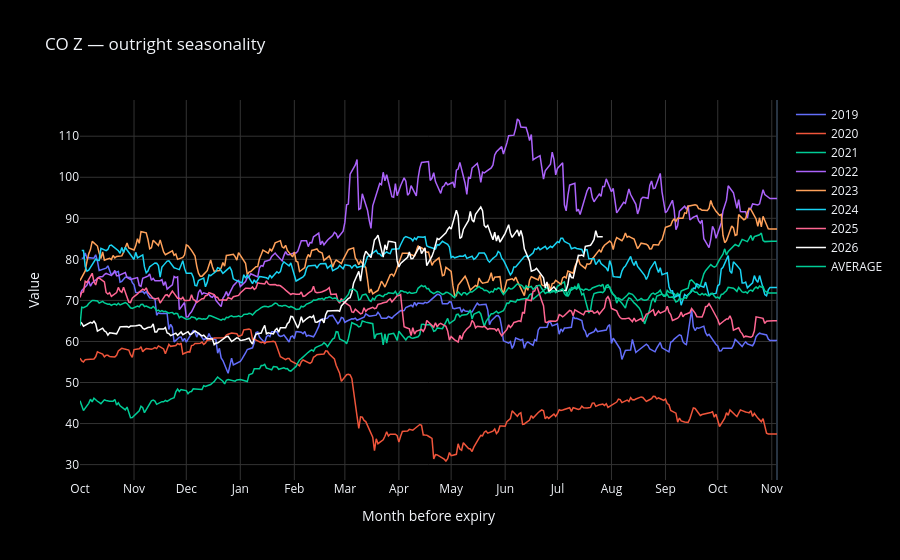

The notebook cell saved with this chart:
### Code cell
result = sznlty.outright_seasonality("CO", "Z", start_year=2019, end_year=2026, window_days=400)
plotter.plot_seasonality(result, title="CO Z — outright seasonality")

### Figure 1 — Plotly figure (JSON) as saved in the notebook; plotly's stock layout.template omitted (floating-point values rounded to 4 significant figures; data arrays with more than 128 entries replaced by an {"elided": "..."} marker saying what was removed)
{"data": [{"customdata": {"elided": "400 str values"}, "hovertemplate": "2019<br>Date: %{customdata}<br>Value: %{y:.2f}<extra></extra>", "line": {"color": "#636EFA", "width": 1.5}, "mode": "lines", "name": "2019", "type": "scatter", "x": {"elided": "400 int values"}, "y": {"elided": "400 float values"}}, {"customdata": {"elided": "401 str values"}, "hovertemplate": "2020<br>Date: %{customdata}<br>Value: %{y:.2f}<extra></extra>", "line": {"color": "#EF553B", "width": 1.5}, "mode": "lines", "name": "2020", "type": "scatter", "x": {"elided": "401 int values"}, "y": {"elided": "401 float values"}}, {"customdata": {"elided": "401 str values"}, "hovertemplate": "2021<br>Date: %{customdata}<br>Value: %{y:.2f}<extra></extra>", "line": {"color": "#00CC96", "width": 1.5}, "mode": "lines", "name": "2021", "type": "scatter", "x": {"elided": "401 int values"}, "y": {"elided": "401 float values"}}, {"customdata": {"elided": "401 str values"}, "hovertemplate": "2022<br>Date: %{customdata}<br>Value: %{y:.2f}<extra></extra>", "line": {"color": "#AB63FA", "width": 1.5}, "mode": "lines", "name": "2022", "type": "scatter", "x": {"elided": "401 int values"}, "y": {"elided": "401 float values"}}, {"customdata": {"elided": "401 str values"}, "hovertemplate": "2023<br>Date: %{customdata}<br>Value: %{y:.2f}<extra></extra>", "line": {"color": "#FFA15A", "width": 1.5}, "mode": "lines", "name": "2023", "type": "scatter", "x": {"elided": "401 int values"}, "y": {"elided": "401 float values"}}, {"customdata": {"elided": "400 str values"}, "hovertemplate": "2024<br>Date: %{customdata}<br>Value: %{y:.2f}<extra></extra>", "line": {"color": "#19D3F3", "width": 1.5}, "mode": "lines", "name": "2024", "type": "scatter", "x": {"elided": "400 int values"}, "y": {"elided": "400 float values"}}, {"customdata": {"elided": "401 str values"}, "hovertemplate": "2025<br>Date: %{customdata}<br>Value: %{y:.2f}<extra></extra>", "line": {"color": "#FF6692", "width": 1.5}, "mode": "lines", "name": "2025", "type": "scatter", "x": {"elided": "401 int values"}, "y": {"elided": "401 float values"}}, {"customdata": {"elided": "301 str values"}, "hovertemplate": "2026<br>Date: %{customdata}<br>Value: %{y:.2f}<extra></extra>", "line": {"color": "white", "width": 1.5}, "mode": "lines", "name": "2026", "type": "scatter", "x": {"elided": "301 int values"}, "y": {"elided": "301 float values"}}, {"hovertemplate": "AVERAGE<br>Days to expiry: %{x}<br>Value: %{y:.2f}<extra></extra>", "line": {"color": "#00CC96", "width": 1.5}, "mode": "lines", "name": "AVERAGE", "type": "scatter", "x": {"elided": "401 int values"}, "y": {"elided": "401 float values"}}], "layout": {"hovermode": "x unified", "paper_bgcolor": "black", "plot_bgcolor": "black", "title": {"text": "CO Z — outright seasonality"}, "xaxis": {"gridcolor": "#333", "ticktext": ["Oct", "Nov", "Dec", "Jan", "Feb", "Mar", "Apr", "May", "Jun", "Jul", "Aug", "Sep", "Oct", "Nov"], "tickvals": [-400, -369, -339, -308, -277, -248, -217, -187, -156, -126, -95, -64, -34, -3], "title": {"text": "Month before expiry"}}, "yaxis": {"gridcolor": "#333", "title": {"text": "Value"}}}}
